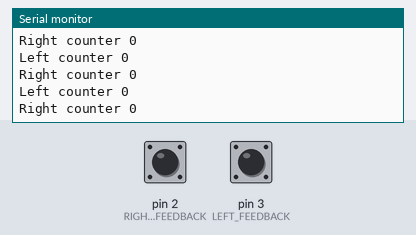
The sketch below on a simulated Arduino Uno, built with avr-gcc and run on an emulated ATmega328P. Parts: the last lines printed to the serial monitor. The inputs (shaded band) are chosen by the test bench; at power-on: pin 2 (RIGHT_FEEDBACK) LOW, pin 3 (LEFT_FEEDBACK) LOW.

Above: at 1.2 s.
1.3 s: pin 2 (RIGHT_FEEDBACK) pulled HIGH for 0.15 s
At 1.68 s:
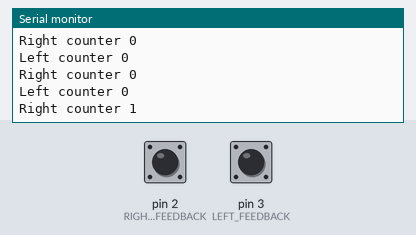
2.9 s: pin 3 (LEFT_FEEDBACK) pulled HIGH for 0.15 s
4.5 s: pin 2 (RIGHT_FEEDBACK) pulled HIGH for 1 s
At 4.69 s:
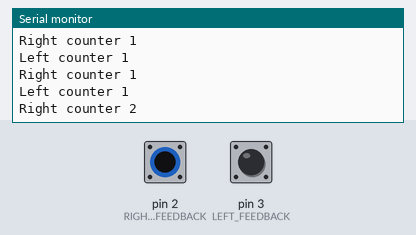
7.0 s: pin 3 (LEFT_FEEDBACK) pulled HIGH for 1 s
Timing chart, 0 to 10.0 s (numbered marks = the images above; inputs shaded):
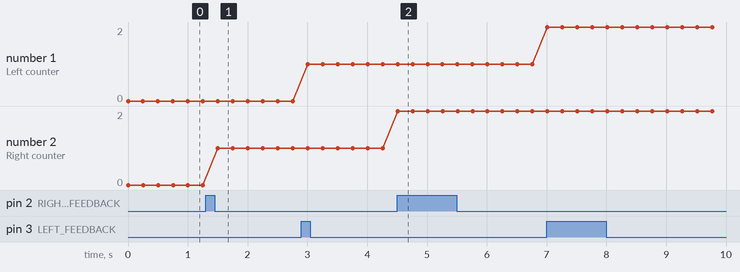

Measured:
- after the input at 1.3 s, the serial monitor: prints a new line after 0.20 s (image 1)
- after the input at 4.5 s, the serial monitor: prints a new line at once (image 2)
- plotted number 2: 0 → 1 after the input at 1.3 s, 1 → 2 after the input at 4.5 s

The sketch:

interrupt.ino
```cpp
const int LEFT_FEEDBACK = 3;
const int RIGHT_FEEDBACK = 2;

volatile int leftcounter = 0;
volatile int rightcounter = 0;

void setup() {
  Serial.begin(115200);
  attachInterrupt(digitalPinToInterrupt(LEFT_FEEDBACK), LeftMotorISR, RISING);
  attachInterrupt(digitalPinToInterrupt(RIGHT_FEEDBACK), RightMotorISR, RISING);
}

void loop() {
  Serial.print("Left counter ");
  Serial.println(leftcounter);

  Serial.print("Right counter ");
  Serial.println(rightcounter);

  delay(250);
}

void LeftMotorISR() {
  leftcounter++;
}

void RightMotorISR() {
  rightcounter++;
}
```
